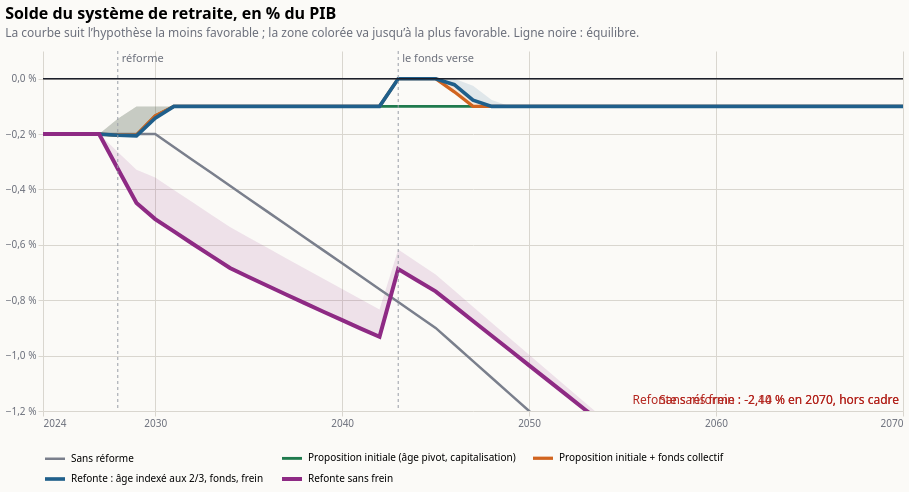

Express this chart as Vega-Lite.
### Vega-Lite specification from a JSON file in a GitHub repository (floating-point values rounded to 4 significant figures; data arrays with more than 128 entries replaced by an {"elided": "..."} marker saying what was removed)
{"$schema": "https://vega.github.io/schema/vega-lite/v6.json", "title": {"text": "Solde du système de retraite, en % du PIB", "subtitle": "La courbe suit l’hypothèse la moins favorable ; la zone colorée va jusqu’à la plus favorable. Ligne noire : équilibre.", "anchor": "start", "fontSize": 16, "subtitleColor": "#6b6f7b", "subtitlePadding": 6, "offset": 12}, "width": 860, "height": 360, "background": "#fbfaf7", "config": {"font": "system-ui, sans-serif", "axis": {"gridColor": "#d9d6cf", "labelColor": "#6b6f7b", "domain": false, "tickColor": "#d9d6cf"}, "legend": {"orient": "bottom", "columns": 3, "labelLimit": 400, "symbolType": "stroke", "symbolOpacity": 1, "symbolStrokeWidth": 3, "symbolSize": 400}, "view": {"stroke": null}}, "data": {"values": {"elided": "235 records"}}, "encoding": {"x": {"field": "annee", "type": "quantitative", "scale": {"domain": [2024, 2070]}, "axis": {"format": "d", "title": null, "values": [2024, 2030, 2040, 2050, 2060, 2070]}}, "color": {"field": "scenario", "type": "nominal", "title": null, "sort": ["Sans réforme", "Proposition initiale (âge pivot, capitalisation)", "Proposition initiale + fonds collectif", "Refonte : âge indexé aux 2/3, fonds, frein", "Refonte sans frein"], "scale": {"domain": ["Sans réforme", "Proposition initiale (âge pivot, capitalisation)", "Proposition initiale + fonds collectif", "Refonte : âge indexé aux 2/3, fonds, frein", "Refonte sans frein"], "range": ["#7a7f8c", "#1f7a4d", "#d1641f", "#1f5f8b", "#8e2a84"]}}}, "layer": [{"mark": {"type": "area", "opacity": 0.12, "clip": true}, "encoding": {"y": {"field": "basse", "type": "quantitative", "scale": {"domain": [-0.012, 0.001], "nice": false}, "axis": {"title": null, "labelExpr": "replace(format(datum.value * 100, '.1f'), '.', ',') + ' %'", "tickCount": 8}}, "y2": {"field": "haute"}}}, {"mark": {"type": "line", "clip": true}, "encoding": {"y": {"field": "basse", "type": "quantitative"}, "strokeWidth": {"field": "scenario", "scale": {"domain": ["Sans réforme", "Proposition initiale (âge pivot, capitalisation)", "Proposition initiale + fonds collectif", "Refonte : âge indexé aux 2/3, fonds, frein", "Refonte sans frein"], "range": [2.5, 4, 2.5, 2.5, 2.5]}}}}, {"data": {"values": [{"y": 0}]}, "mark": {"type": "rule", "strokeWidth": 1.5}, "encoding": {"x": {"value": 0}, "x2": {"value": 860}, "y": {"field": "y", "type": "quantitative"}, "color": {"value": "#1b1f2a"}}}, {"data": {"values": [{"annee": 2028, "libelle": "réforme"}, {"annee": 2043, "libelle": "le fonds verse"}]}, "mark": {"type": "rule", "strokeDash": [3, 3]}, "encoding": {"x": {"field": "annee", "type": "quantitative"}, "color": {"value": "#9a9ea8"}}}, {"data": {"values": [{"annee": 2028, "libelle": "réforme"}, {"annee": 2043, "libelle": "le fonds verse"}]}, "mark": {"type": "text", "align": "left", "baseline": "top", "dx": 4, "dy": 2}, "encoding": {"x": {"field": "annee", "type": "quantitative"}, "y": {"value": 0}, "text": {"field": "libelle"}, "color": {"value": "#6b6f7b"}}}, {"data": {"values": [{"annee": 2070, "rang": 0, "libelle": "Sans réforme : -2,40 % en 2070, hors cadre"}, {"annee": 2070, "rang": 1, "libelle": "Refonte sans frein : -2,14 % en 2070, hors cadre"}]}, "mark": {"type": "text", "align": "right", "baseline": "bottom", "dx": -4, "dy": -4, "fontSize": 12}, "encoding": {"x": {"field": "annee", "type": "quantitative"}, "y": {"value": 360}, "text": {"field": "libelle"}, "color": {"value": "#b3251e"}}}]}
